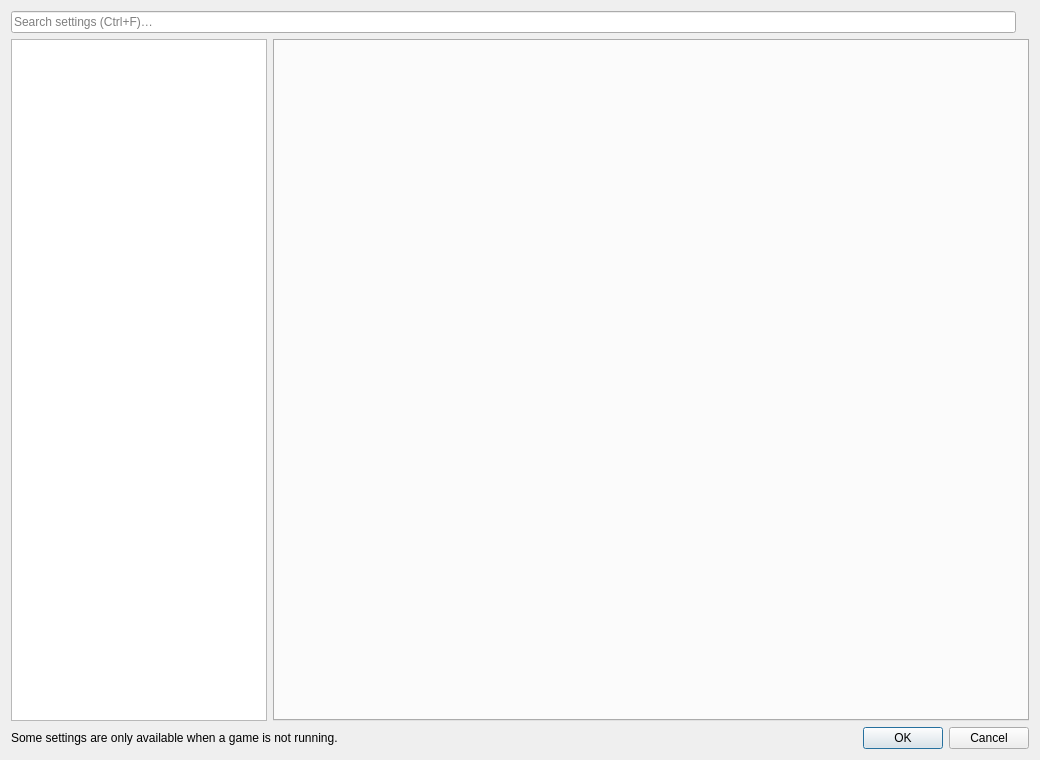
<?xml version="1.0" encoding="UTF-8"?>
<ui version="4.0">
 <class>ConfigureDialog</class>
 <widget class="QDialog" name="ConfigureDialog">
  <property name="geometry">
   <rect>
    <x>0</x>
    <y>0</y>
    <width>1040</width>
    <height>760</height>
   </rect>
  </property>
  <property name="windowTitle">
    <string>Lichii Configuration</string>
  </property>
  <layout class="QVBoxLayout" name="verticalLayout">
   <item>
    <layout class="QHBoxLayout" name="searchLayout">
     <item>
      <widget class="QLineEdit" name="searchEdit">
       <property name="placeholderText">
        <string>Search settings (Ctrl+F)…</string>
       </property>
       <property name="clearButtonEnabled">
        <bool>true</bool>
       </property>
      </widget>
     </item>
     <item>
      <widget class="QLabel" name="searchStatusLabel">
       <property name="text">
        <string/>
       </property>
      </widget>
     </item>
    </layout>
   </item>
   <item>
    <layout class="QHBoxLayout" name="horizontalLayout">
     <item>
      <widget class="QListWidget" name="selectorList">
       <property name="sizePolicy">
        <sizepolicy hsizetype="Fixed" vsizetype="Expanding">
         <horstretch>0</horstretch>
         <verstretch>0</verstretch>
        </sizepolicy>
       </property>
      </widget>
     </item>
     <item>
      <widget class="QTabWidget" name="tabWidget">
       <property name="currentIndex">
        <number>-1</number>
       </property>
      </widget>
     </item>
    </layout>
   </item>
   <item>
    <layout class="QHBoxLayout" name="horizontalLayout_2">
     <property name="leftMargin">
      <number>0</number>
     </property>
     <property name="topMargin">
      <number>0</number>
     </property>
     <property name="rightMargin">
      <number>0</number>
     </property>
     <property name="bottomMargin">
      <number>0</number>
     </property>
     <item>
      <widget class="QLabel" name="label">
       <property name="text">
        <string>Some settings are only available when a game is not running.</string>
       </property>
      </widget>
     </item>
     <item>
      <widget class="QDialogButtonBox" name="buttonBox">
       <property name="standardButtons">
        <set>QDialogButtonBox::StandardButton::Cancel|QDialogButtonBox::StandardButton::Ok</set>
       </property>
      </widget>
     </item>
    </layout>
   </item>
  </layout>
 </widget>
 <resources/>
 <connections>
  <connection>
   <sender>buttonBox</sender>
   <signal>accepted()</signal>
   <receiver>ConfigureDialog</receiver>
   <slot>accept()</slot>
   <hints>
    <hint type="sourcelabel">
     <x>20</x>
     <y>20</y>
    </hint>
    <hint type="destinationlabel">
     <x>20</x>
     <y>20</y>
    </hint>
   </hints>
  </connection>
  <connection>
   <sender>buttonBox</sender>
   <signal>rejected()</signal>
   <receiver>ConfigureDialog</receiver>
   <slot>reject()</slot>
   <hints>
    <hint type="sourcelabel">
     <x>20</x>
     <y>20</y>
    </hint>
    <hint type="destinationlabel">
     <x>20</x>
     <y>20</y>
    </hint>
   </hints>
  </connection>
 </connections>
</ui>
